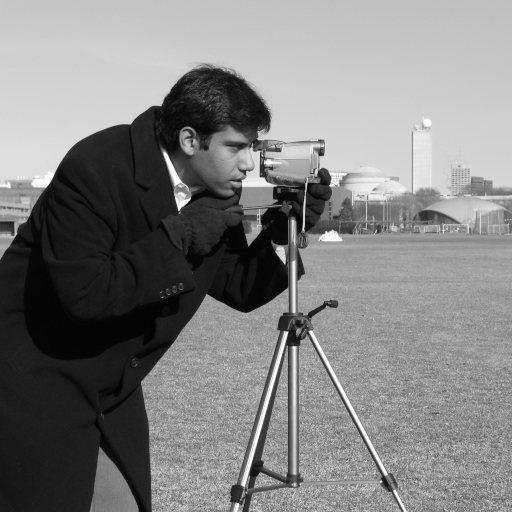
#> input picture skimage.data.camera(), 512 x 512 px
$ jupyter execute --allow-errors face_detection_and_recognition_solutionn.ipynb   (shell and % lines are left out)
#> lines starting #> are read from the running program, lines starting #| are printed output that depends on the picture
# Laboratory #6 : Face detection and recognition

At the end of this laboratory, you would get familiarized with

*   Face detection
    *   Integral images
    *   Haar-like feature computation
    *   Adaboost
*   Face recognition
    *   Eigen Faces
    *   PCA and LDA
---

# Face Detection using AdaBoost

[cell 1]
# Loading necessary libraries (Feel free to add new libraries if you need for any computation)

import numpy as np
from skimage import data, io
import os
import matplotlib
from PIL import Image
from multiprocessing import Pool
from functools import partial
import time
import timeit
from matplotlib import pyplot as plt

### Exercise #1

*   Build a function compute_integral_image that computes the integral image of an input (2D) array. In an integral image each pixel is the sum of all pixels in the original image that are 'left and above' the pixel. See the following example:

```
Original    Integral
+--------   +------------
| 1 2 3 .   | 0  0  0  0 .
| 4 5 6 .   | 0  1  3  6 .
| . . . .   | 0  5 12 21 .
            | . . . . . .
```

*   The integral image must have an additional row and column full of zeros (first row and first column).
*   Plot the output of the integral image for the following array:

```
img_array = np.array([[1,2,2,2,1],[1,2,2,2,1],[1,2,2,2,1],[1,2,2,2,1]])
```

[cell 2]
def compute_integral_image(img_arr):
    """
    Calculates the integral image based on the original image data.
    :param img_arr: Image source data
    :type img_arr: numpy.ndarray
    :return Integral image for given image
    :rtype: numpy.ndarray
    """
    # an index of -1 refers to the last row/column
    # since row_sum is calculated starting from (0,0),
    # rowSum(x, -1) == 0 holds for all x
    row_sum = np.zeros(img_arr.shape)
    # we need an additional column and row
    integral_image_arr = np.zeros((img_arr.shape[0] + 1, img_arr.shape[1] + 1))

    # --------------------------------------------------------------------------
    # solution
    #
    # first row and column as zeros
    integral_image_arr[1:, 1:] = np.cumsum(img_arr, axis=0)
    integral_image_arr = np.cumsum(integral_image_arr, axis=1)
    # --------------------------------------------------------------------------


    return integral_image_arr

[cell 3]
img_array = np.array([[1, 2, 2, 2, 1], [1, 2, 2, 2, 1], [1, 2, 2, 2, 1], [1, 2, 2, 2, 1]])
plt.imshow(img_array, cmap="gray", vmin=0, vmax= 5)
plt.title("Array image")
plt.show()
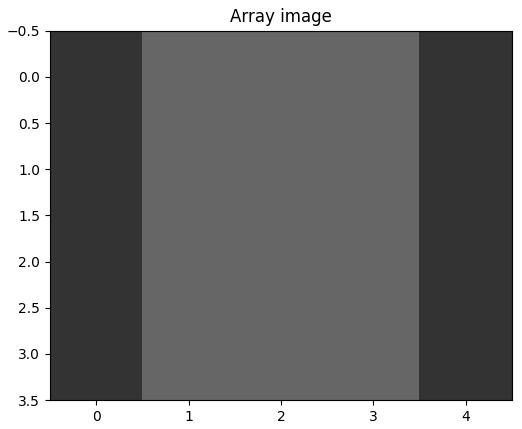
#> figure drawn by matplotlib, 1 panel

[cell 4]
ii_img_array = compute_integral_image(img_array)
print(ii_img_array)

*   Test the function using 'camera' image from the data module. Plot the original image and the integral image.

[cell 5]
# solution

camera = data.camera()
#> camera is the input picture: shape (512, 512); min 0, max 255, mean 129.1

camera_img_array = compute_integral_image(camera)
#> in compute_integral_image (call 2), `integral_image_arr[1:, 1:] = np.cumsum(img_arr, axis=0)`:
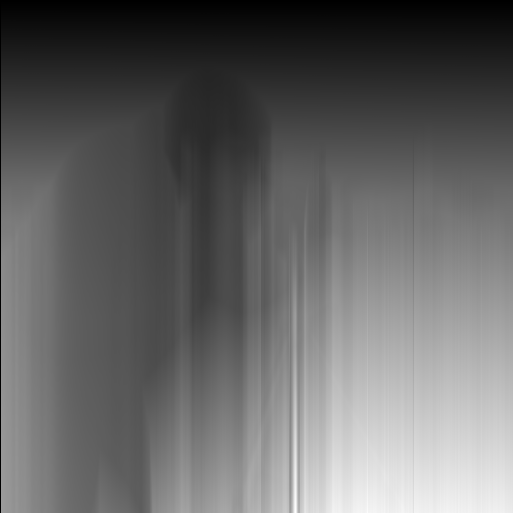
#> integral_image_arr: shape (513, 513) float64; min 0, max 92469, mean 37042.6; drawn with min black and max white
#> in compute_integral_image (call 2), `integral_image_arr = np.cumsum(integral_image_arr, axis=1)`:
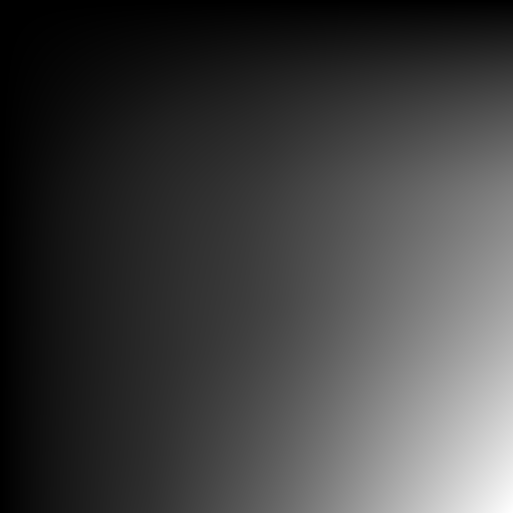
#> integral_image_arr: shape (513, 513) float64; min 0, max 33832495, mean 8534829.6; drawn with min black and max white

f, axarr = plt.subplots(ncols=2, nrows=1,figsize=(10,10))
axarr[0].imshow(camera, cmap='gray')
axarr[1].imshow(camera_img_array, cmap='gray', vmin=np.amin(camera_img_array), vmax= np.amax(camera_img_array))
plt.show()
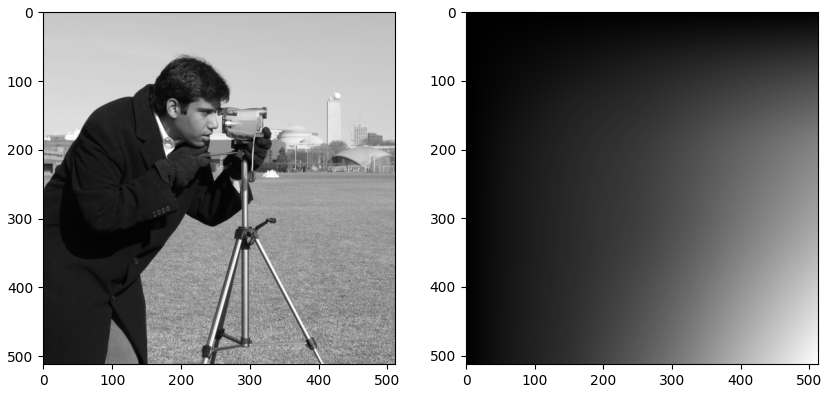
#> figure drawn by matplotlib, 2 panels
